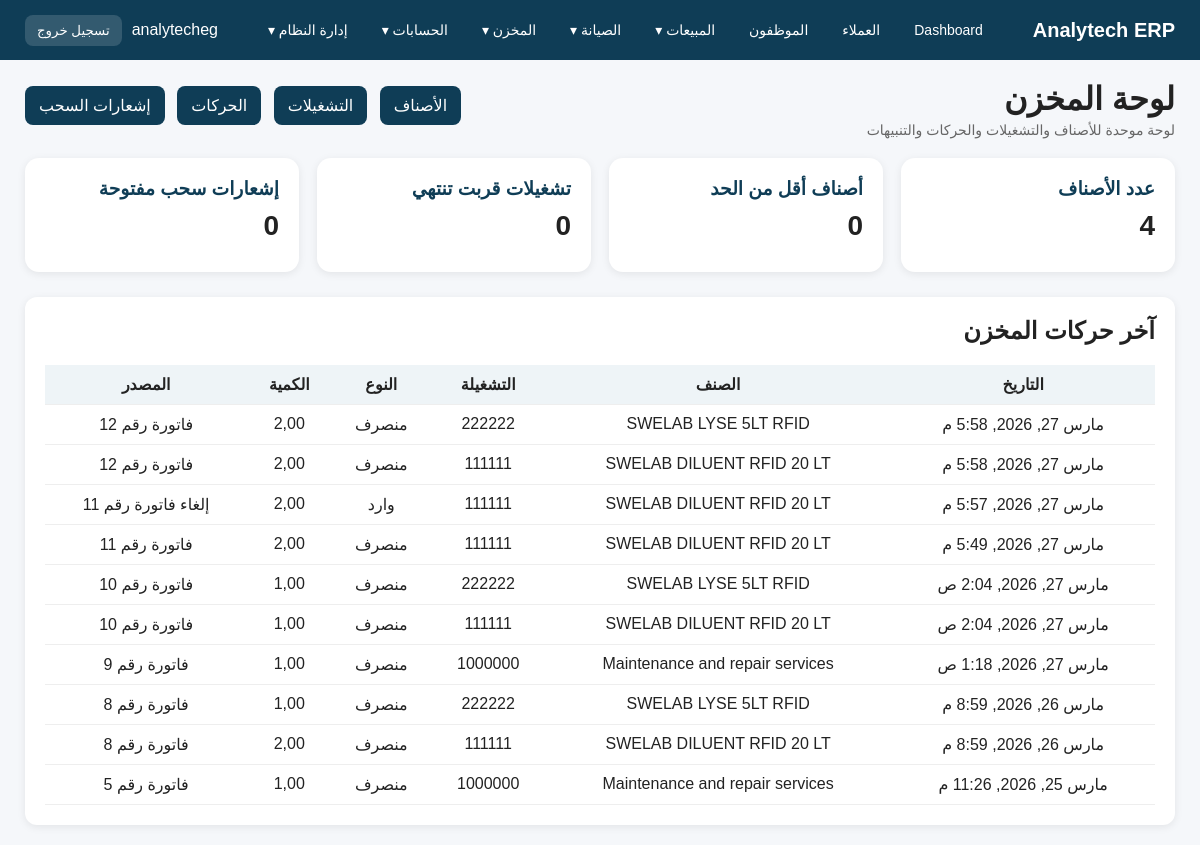
Screenshot of /inventory/ (signed in) with the database file from the repository.
### app_inventory/models.py (models this page shows, shortened)
class InventoryTransaction(models.Model):
    TRANSACTION_TYPES = [
        ('IN', 'وارد'),
        ('OUT', 'منصرف'),
        ('ADJUSTMENT', 'تسوية'),
    ]
    SOURCE_TYPES = [
        ('Supplier', 'مورد'),
        ('Customer', 'عميل'),
        ('Customer Return', 'مرتجع عميل'),
        ('Maintenance', 'صيانة'),
        ('Maintenance Return', 'مرتجع صيانة'),
        ('Adjustment', 'تسوية'),
        ('Other', 'أخرى'),
    ]
    item = models.ForeignKey(
        InventoryItem,
        on_delete=models.CASCADE,
        related_name='transactions',
        verbose_name='الصنف'
    )
    lot = models.ForeignKey(
        InventoryLot,
        on_delete=models.SET_NULL,
        blank=True,
        null=True,
        verbose_name='التشغيلة'
    )
    transaction_type = models.CharField(max_length=20, choices=TRANSACTION_TYPES, verbose_name='نوع الحركة')
    source_type = models.CharField(max_length=30, choices=SOURCE_TYPES, blank=True, null=True, verbose_name='مصدر الحركة')
    source_name = models.CharField(max_length=200, blank=True, null=True, verbose_name='اسم المصدر / المرجع')
    quantity = models.DecimalField(max_digits=12, decimal_places=2, verbose_name='الكمية')
    balance_before = models.DecimalField(max_digits=12, decimal_places=2, default=0, verbose_name='الرصيد قبل')
    balance_after = models.DecimalField(max_digits=12, decimal_places=2, default=0, verbose_name='الرصيد بعد')
    transaction_date = models.DateTimeField(auto_now_add=True, verbose_name='تاريخ الحركة')
    reference = models.CharField(max_length=200, blank=True, null=True, verbose_name='المرجع')
    notes = models.TextField(blank=True, null=True, verbose_name='ملاحظات')
    class Meta:
        verbose_name = 'حركة مخزنية'
        verbose_name_plural = 'حركات المخزن'
        ordering = ['transaction_date', 'id']

class InventoryItem(models.Model):
    ITEM_TYPES = [
        ('Spare Part', 'قطعة غيار'),
        ('Diluent', 'Diluent'),
        ('Lyse', 'Lyse'),
        ('Cleaner', 'Cleaner'),
        ('Control', 'Control'),
        ('Calibrator', 'Calibrator'),
        ('Other', 'أخرى'),
    ]
    item_name = models.CharField(max_length=200, verbose_name='اسم الصنف')
    item_type = models.CharField(max_length=50, choices=ITEM_TYPES, verbose_name='نوع الصنف')
    item_code = models.CharField(max_length=100, unique=True, verbose_name='كود الصنف')
    quantity = models.DecimalField(max_digits=12, decimal_places=2, default=0, verbose_name='إجمالي الكمية')
    unit = models.CharField(max_length=50, blank=True, null=True, verbose_name='الوحدة')
    min_stock = models.DecimalField(max_digits=12, decimal_places=2, default=0, verbose_name='الحد الأدنى')
    purchase_price = models.DecimalField(max_digits=12, decimal_places=2, default=0, verbose_name='سعر الشراء')
    sale_price = models.DecimalField(max_digits=12, decimal_places=2, default=0, verbose_name='سعر البيع')
    supplier = models.CharField(max_length=200, blank=True, null=True, verbose_name='المورد')
    notes = models.TextField(blank=True, null=True, verbose_name='ملاحظات')
    class Meta:
        verbose_name = 'صنف مخزني'
        verbose_name_plural = 'أصناف المخزن'
        ordering = ['item_name']

class InventoryLot(models.Model):
    item = models.ForeignKey(
        InventoryItem,
        on_delete=models.CASCADE,
        related_name='lots',
        verbose_name='الصنف'
    )
    lot_number = models.CharField(max_length=100, verbose_name='رقم التشغيلة')
    quantity = models.DecimalField(max_digits=12, decimal_places=2, default=0, verbose_name='كمية التشغيلة')
    expiry_date = models.DateField(blank=True, null=True, verbose_name='تاريخ الانتهاء')
    created_at = models.DateTimeField(auto_now_add=True)
    class Meta:
        verbose_name = 'تشغيلة'
        verbose_name_plural = 'التشغيلات'
        unique_together = ('item', 'lot_number')
        ordering = ['expiry_date', 'created_at', 'id']
    def is_expiring_soon(self):
        return bool(self.expiry_date and date.today() <= self.expiry_date <= date.today() + timedelta(days=90))

### app_inventory/views.py (the view)
# urls.py: path('', inventory_dashboard, name='inventory_dashboard'),
def inventory_dashboard(request):
    items = InventoryItem.objects.all()
    lots = InventoryLot.objects.select_related('item').all()
    transactions = InventoryTransaction.objects.select_related('item', 'lot').all().order_by('-transaction_date', '-id')[:10]
    recalls = RecallNotice.objects.filter(status__in=['Open', 'In Progress']).count()
    low_stock_items = items.filter(quantity__lte=0)
    expiring_lots = [lot for lot in lots if lot.is_expiring_soon()]
    return render(request, 'app_inventory/inventory_dashboard.html', {
        'total_items': items.count(),
        'low_stock_count': low_stock_items.count(),
        'expiring_lots_count': len(expiring_lots),
        'open_recalls_count': recalls,
        'recent_transactions': transactions,
    })

### templates/app_inventory/inventory_dashboard.html (shortened to what this page needs)
{% extends 'base.html' %}
{% block content %}
<div class="topbar">
    <div>
        <h1>لوحة المخزن</h1>
        <div class="sub">لوحة موحدة للأصناف والتشغيلات والحركات والتنبيهات</div>
    </div>
    <div class="quick-links">
        <a href="{% url 'inventory_item_list' %}">الأصناف</a>
        <a href="{% url 'inventory_lot_list' %}">التشغيلات</a>
        <a href="{% url 'inventory_transaction_list' %}">الحركات</a>
        <a href="{% url 'inventory_recall_list' %}">إشعارات السحب</a>
    </div>
</div>
<div class="hub-grid" style="margin-bottom:25px;">
    <div class="hub-card">
        <h3>عدد الأصناف</h3>
        <div class="value">{{ total_items }}</div>
    </div>
    <div class="hub-card">
        <h3>أصناف أقل من الحد</h3>
        <div class="value">{{ low_stock_count }}</div>
    </div>
    <div class="hub-card">
        <h3>تشغيلات قربت تنتهي</h3>
        <div class="value">{{ expiring_lots_count }}</div>
    </div>
    <div class="hub-card">
        <h3>إشعارات سحب مفتوحة</h3>
        <div class="value">{{ open_recalls_count }}</div>
    </div>
</div>
<div class="section">
    <h2 style="margin-top:0;">آخر حركات المخزن</h2>
    <table>
        <thead>
            <tr>
                <th>التاريخ</th>
                <th>الصنف</th>
                <th>التشغيلة</th>
                <th>النوع</th>
                <th>الكمية</th>
                <th>المصدر</th>
            </tr>
        </thead>
        <tbody>
            {% for tx in recent_transactions %}
            <tr>
                <td>{{ tx.transaction_date }}</td>
                <td>{{ tx.item.item_name }}</td>
                <td>{% if tx.lot %}{{ tx.lot.lot_number }}{% else %}-{% endif %}</td>
                <td>{{ tx.get_transaction_type_display }}</td>
                <td>{{ tx.quantity }}</td>
                <td>{{ tx.source_name|default:"-" }}</td>
            </tr>
            {% empty %}
            <tr>
                <td colspan="6" style="padding:20px; text-align:center;">لا توجد حركات حديثة</td>
            </tr>
            {% endfor %}
        </tbody>
    </table>
</div>
{% endblock %}

### templates/base.html (shortened to what this page needs)
<!DOCTYPE html>
<html lang="ar" dir="rtl">
<head>
</head>
<body>
<div class="navbar">
    <div class="logo">Analytech ERP</div>
    {% if user.is_authenticated %}
    <div class="menu">
        <a href="/">Dashboard</a>
        {% if perms.customers.view_customer %}
        <a href="/customers/">العملاء</a>
        {% endif %}
        {% if perms.app_employees.view_employee %}
        <a href="/employees/">الموظفون</a>
        {% endif %}
        {% if perms.app_quotations.view_quotation or perms.app_sales.view_salesorder or perms.app_invoices.view_invoice or perms.app_employees.view_employeecommission %}
        <div class="dropdown">
            <a href="/reports/sales/">المبيعات ▾</a>
        </div>
        {% endif %}
        {% if perms.app_maintenance.view_maintenancerequest or perms.app_maintenance.view_maintenancevisit or perms.app_maintenance.view_preventivemaintenanceplan %}
        <div class="dropdown">
            <a href="/maintenance/reports/">الصيانة ▾</a>
        </div>
        {% endif %}
        {% if perms.app_inventory.view_inventoryitem or perms.app_inventory.view_inventorylot or perms.app_inventory.view_inventorytransaction or perms.app_inventory.view_recallnotice %}
        <div class="dropdown">
            <a href="/inventory/">المخزن ▾</a>
        </div>
        {% endif %}
        {% if perms.accounting.view_account or perms.accounting.view_journalentry or perms.accounting.view_receiptvoucher or perms.accounting.view_paymentvoucher %}
        <div class="dropdown">
            <a href="/accounting/">الحسابات ▾</a>
        </div>
        {% endif %}
        {% if user.is_staff %}
        <div class="dropdown">
            <a href="/admin/">إدارة النظام ▾</a>
        </div>
        {% endif %}
    </div>
    <div class="user-box">
        <span>{{ user.username }}</span>
        <form method="post" action="{% url 'logout' %}" class="logout-form">
            <button type="submit" class="logout-btn">تسجيل خروج</button>
        </form>
    </div>
    {% endif %}
</div>
<div class="container">
    {% block content %}{% endblock %}
</div>
</body>
</html>

### templates/base.html (style rules this page uses)
body { margin: 0; font-family: Tahoma, Arial, sans-serif; background: #f5f7fa; color: #222; }
.navbar { background: #0f3d56; color: white; padding: 14px 25px; display: flex; justify-content: space-between; align-items: center; gap: 16px; flex-wrap: wrap; }
.logo { font-size: 20px; font-weight: bold; white-space: nowrap; }
.menu { display: flex; align-items: center; gap: 14px; flex-wrap: wrap; }
.menu > a, .dropdown > a { color: white; text-decoration: none; font-size: 14px; padding: 8px 10px; border-radius: 8px; display: inline-block; }
.dropdown { position: relative; }
.container { padding: 20px 25px; }
.topbar { display: flex; justify-content: space-between; align-items: center; margin-bottom: 20px; gap: 15px; flex-wrap: wrap; }
.topbar h1 { margin: 0; }
.sub { color: #666; font-size: 14px; margin-top: 4px; }
.section { background: white; padding: 20px; border-radius: 12px; box-shadow: 0 2px 8px rgba(0,0,0,0.08); }
table { width: 100%; border-collapse: collapse; }
th, td { padding: 10px; border-bottom: 1px solid #eee; text-align: center; vertical-align: middle; }
th { background: #eef4f7; }
.quick-links a { display: inline-block; background: #0f3d56; color: white; padding: 10px 14px; border-radius: 8px; text-decoration: none; margin-right: 8px; margin-bottom: 8px; }
.hub-grid { display: grid; grid-template-columns: repeat(auto-fit, minmax(250px, 1fr)); gap: 18px; }
.hub-card { background: white; border-radius: 14px; padding: 20px; box-shadow: 0 2px 8px rgba(0,0,0,0.08); }
.hub-card h3 { margin-top: 0; margin-bottom: 10px; color: #0f3d56; }
.hub-card .value { font-size: 28px; font-weight: bold; margin-bottom: 10px; }
.user-box { display: flex; align-items: center; gap: 10px; color: white; }
.logout-form { margin: 0; }
.logout-btn { background: rgba(255,255,255,0.15); border: none; color: white; padding: 8px 12px; border-radius: 8px; cursor: pointer; }

### rows the page displays
InventoryTransaction: transaction_date "مارس 27, 2026, 5:58 م", item.item_name "SWELAB LYSE 5LT RFID", lot.lot_number "222222", transaction_type "منصرف", quantity "2,00", source_name "فاتورة رقم 12"
InventoryTransaction: transaction_date "مارس 27, 2026, 5:58 م", item.item_name "SWELAB DILUENT RFID 20 LT", lot.lot_number "111111", transaction_type "منصرف", quantity "2,00", source_name "فاتورة رقم 12"
InventoryTransaction: transaction_date "مارس 27, 2026, 5:57 م", item.item_name "SWELAB DILUENT RFID 20 LT", lot.lot_number "111111", transaction_type "وارد", quantity "2,00", source_name "إلغاء فاتورة رقم 11"
InventoryTransaction: transaction_date "مارس 27, 2026, 5:49 م", item.item_name "SWELAB DILUENT RFID 20 LT", lot.lot_number "111111", transaction_type "منصرف", quantity "2,00", source_name "فاتورة رقم 11"
InventoryTransaction: transaction_date "مارس 27, 2026, 2:04 ص", item.item_name "SWELAB LYSE 5LT RFID", lot.lot_number "222222", transaction_type "منصرف", quantity "1,00", source_name "فاتورة رقم 10"
InventoryTransaction: transaction_date "مارس 27, 2026, 2:04 ص", item.item_name "SWELAB DILUENT RFID 20 LT", lot.lot_number "111111", transaction_type "منصرف", quantity "1,00", source_name "فاتورة رقم 10"
InventoryTransaction: transaction_date "مارس 27, 2026, 1:18 ص", item.item_name "Maintenance and repair services", lot.lot_number "1000000", transaction_type "منصرف", quantity "1,00", source_name "فاتورة رقم 9"
InventoryTransaction: transaction_date "مارس 26, 2026, 8:59 م", item.item_name "SWELAB LYSE 5LT RFID", lot.lot_number "222222", transaction_type "منصرف", quantity "1,00", source_name "فاتورة رقم 8"
InventoryTransaction: transaction_date "مارس 26, 2026, 8:59 م", item.item_name "SWELAB DILUENT RFID 20 LT", lot.lot_number "111111", transaction_type "منصرف", quantity "2,00", source_name "فاتورة رقم 8"
InventoryTransaction: transaction_date "مارس 25, 2026, 11:26 م", item.item_name "Maintenance and repair services", lot.lot_number "1000000", transaction_type "منصرف", quantity "1,00", source_name "فاتورة رقم 5"

### other values shown
{{ user.username }} "analytecheg"
{{ total_items }} "4"
{{ low_stock_count }} "0"
{{ expiring_lots_count }} "0"
{{ open_recalls_count }} "0"
